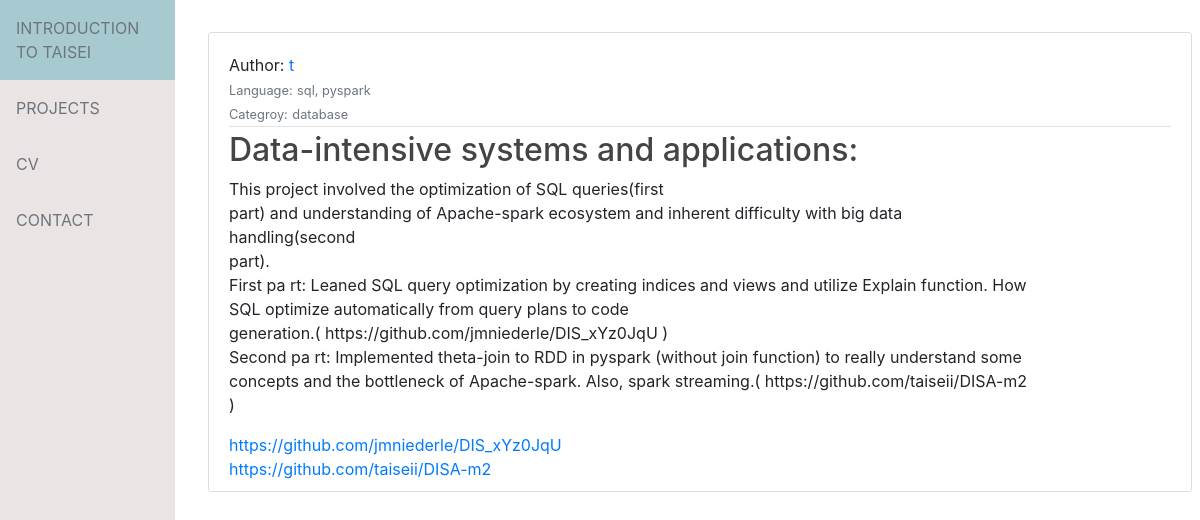
/projects3, run on an earlier commit of the app's database.
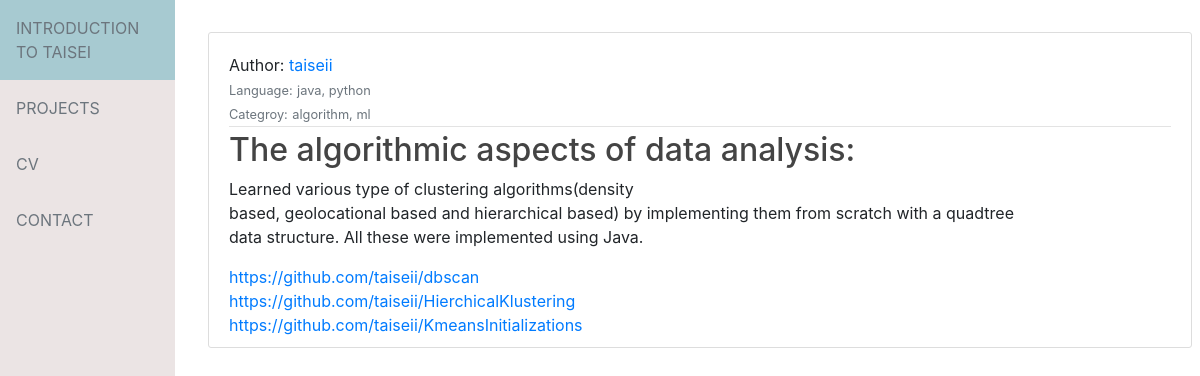
And on a later commit of the database.
### flaskApp/models.py (models this page shows, shortened)
class User(db.Model, UserMixin):
    id = db.Column(db.Integer, primary_key=True)
    username = db.Column(db.String(20), unique=True, nullable = False)
    email = db.Column(db.String(120), unique=True, nullable = False)
    password = db.Column(db.String(60), nullable = False)
    posts = db.relationship('Post', backref='author', lazy=True)

class Post(db.Model):
    id = db.Column(db.Integer, primary_key=True)
    title = db.Column(db.String(100), nullable=False)
    description = db.Column(db.Text, nullable=False)
    language = db.Column(db.Text, nullable=False)
    category = db.Column(db.Text, nullable=False)
    link = db.Column(db.String, nullable=False)
    user_id = db.Column(db.Integer, db.ForeignKey('user.id'), nullable=False)

### flaskApp/routes.py (the view)
@app.route('/projects<int:project_id>')
def a_project(project_id):
    project = Post.query.get_or_404(project_id)
    return render_template('a_project.html', title=project.title, post=project)

### flaskApp/templates/a_project.html (shortened to what this page needs)
{% extends "layout.html" %}
{% block content %}
<article class="media content-section"style="padding-top:20px" >
    <div class="media-body">
        <div class="article-metadata">
            Author: <a class="mr-2" href="#">{{ post.author.username }}</a>
         <br><b> <small class="text-muted">Language:</small></b>  <small class="text-muted">{{ post.language }}</small><br>
         <b> <small class="text-muted">Categroy:</small></b>  <small class="text-muted">{{ post.category }}</small>
        </div>
        <h2 class="article-title">{{ post.title }}</h2>
        <p class="article-content">{{ post.description }}</p>
        {% set links = post.link.split(', ') %}
        {% for link in links %}
          <a class="mr-2" href="{{ link }}">{{ link }}</a><br>
        {% endfor %}
    </div>
</article>
{% endblock content %}

### flaskApp/templates/layout.html (shortened to what this page needs)
<!DOCTYPE html>
<html>
<head>
    <link href="https://getbootstrap.com/docs/4.3/dist/css/bootstrap.min.css" rel="stylesheet"
>
    <link rel="stylesheet" , type="text/css" href="{{ url_for('static', filename='custom1.css') }}">
    <link rel="stylesheet" , type="text/css" href="{{ url_for('static', filename='main.css') }}">
    <link rel="stylesheet" ,  type="text/css" href="{{ url_for('static', filename='image.css') }}">
    <link rel="stylesheet" ,  type="text/css" href="{{ url_for('static', filename='graphs.css') }}">
    <link rel="stylesheet" href="https://cdnjs.cloudflare.com/ajax/libs/font-awesome/4.7.0/css/font-awesome.min.css">
</head>
<body>
    <div class="sidebar">
        {% if page_id == 0 %}
        <b> <a  href="{{url_for('home')}}"><font color=#004d00>  INTRODUCTION TO TAISEI </font></a> </b>
        {% else %}
    <a class="text-muted" href="{{url_for('home')}}">INTRODUCTION TO TAISEI</a>
        {% endif %}
        {% if page_id == 1 %}
        <b> <a href="{{ url_for('projects')}}"> <font color=#6666ff> PROJECTS </font> </a> </b>
        {% else %}
        <a class="text-muted" href="{{ url_for('projects')}}">PROJECTS</a>
        {% endif %}
        {% if page_id == 2 %}
        <b> <a  href="{{ url_for('cv')}}"><font color=#6666ff>  CV</font></a> </b>
        {% else %}
        <a class="text-muted" href="{{ url_for('cv')}}">CV</a>
        {% endif %}
        {% if page_id == 3 %}
        <b>  <a  href="{{ url_for('contact')}}"><font color=#0066ff> CONTACT</font></a> </b>
        {% else %}
        <a class="text-muted" href="{{ url_for('contact')}}">CONTACT</a>
        {% endif %}
    </div>
    <div class="content">
        {% block content %}
        {% endblock %}
    </div>
</body>
</body>
</html>

### flaskApp/static/custom1.css (style rules this page uses)
.sidebar { margin: 0; padding: 0; width: 175px; background-color: #ebe4e4; position: fixed; height: 100%; overflow: auto; }
.sidebar a { display: block; color: black; padding: 16px; text-decoration: none; }
div.content { margin-left: 200px; padding: 32px 8px; height: 100vh; }
.media-body p { max-width: 50rem; }

### flaskApp/static/main.css (style rules this page uses)
h1, h2, h3, h4, h5, h6 { color: #444444; }
.content-section { background: #ffffff; padding: 10px 20px; border: 1px solid #dddddd; border-radius: 3px; margin-bottom: 20px; }
.article-title { color: #444444; }
.article-content { white-space: pre-line; }
.article-metadata { padding-bottom: 1px; margin-bottom: 4px; border-bottom: 1px solid #e3e3e3 }

### flaskApp/static/image.css (style rules this page uses)
*, *::after, *::before { margin: 0; padding: 0; box-sizing: inherit; }

What changed in the data, as far as the page shows it:
changed User: author.username "t" → "taiseii"
changed Post: language "sql, pyspark" → "java, python"; category "database" → "algorithm, ml"; title "Data-intensive systems and applications:" → "The algorithmic aspects of data analysis:"; description "This project involved the optimization of SQL queries(first part) and understanding of Apache-spark ecosystem and inherent difficulty with big data handling(second part). First pa rt: Leaned SQL query optimization by creating indices and views and utilize Explain function. How SQL optimize automatically from query plans to code generation.( https://github.com/jmniederle/DIS_xYz0JqU ) Second pa rt: Implemented theta-join to RDD in pyspark (without join function) to really understand some concepts and the bottleneck of Apache-spark. Also, spark streaming.( https://github.com/taiseii/DISA-m2 )" → "Learned various type of clustering algorithms(density based, geolocational based and hierarchical based) by implementing them from scratch with a quadtree data structure. All these were implemented using Java."
Also different on the page:
new list line: "https://github.com/taiseii/dbscan"
new list line: "https://github.com/taiseii/HierchicalKlustering"
new list line: "https://github.com/taiseii/KmeansInitializations"
list line gone: "https://github.com/jmniederle/DIS_xYz0JqU"
list line gone: "https://github.com/taiseii/DISA-m2"
